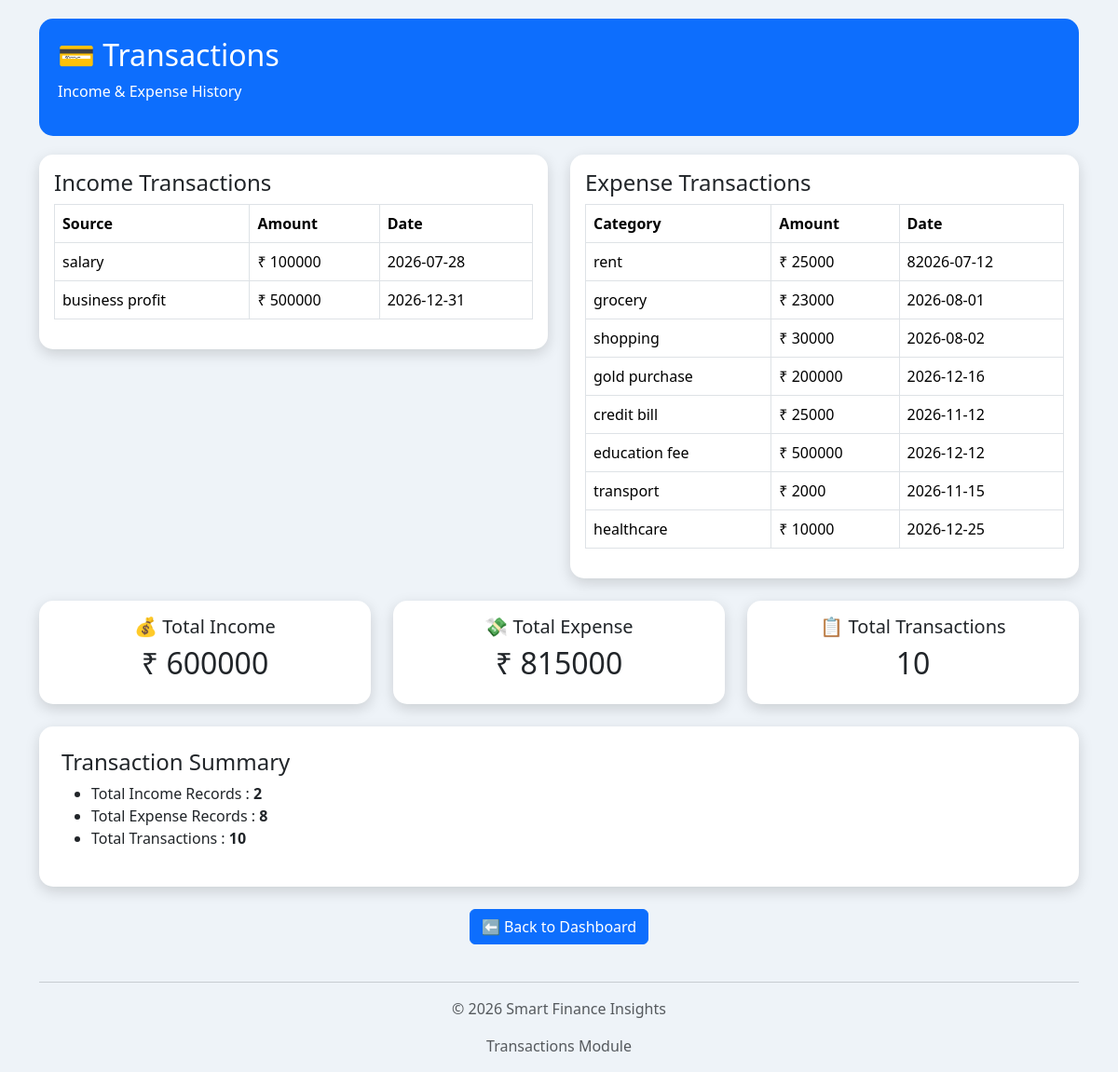
Page /transactions on the committed database.
### app.py (models this page shows)
class Income(db.Model):
    id = db.Column(db.Integer, primary_key=True)
    source = db.Column(db.String(100))
    amount = db.Column(db.Integer)
    date = db.Column(db.String(20))

class Expense(db.Model):
    id = db.Column(db.Integer, primary_key=True)
    category = db.Column(db.String(100))
    amount = db.Column(db.Integer)
    date = db.Column(db.String(20))
    description = db.Column(db.String(200))

### app.py (the view)
@app.route('/transactions')
def transactions():
    incomes = Income.query.all()
    expenses = Expense.query.all()
    return render_template(
        "transactions.html",
        incomes=incomes,
        expenses=expenses
    )

### templates/transactions.html (shortened to what this page needs)
<!DOCTYPE html>
<html>
<head>
<link href="https://cdn.jsdelivr.net/npm/bootstrap@5.3.2/dist/css/bootstrap.min.css" rel="stylesheet">
</head>
<body>
<div class="container">
<div class="header">
<h2>💳 Transactions</h2>
<p>Income & Expense History</p>
</div>
<div class="row">
<div class="col-md-6">
<div class="card p-3">
<h4>Income Transactions</h4>
<table class="table table-bordered">
<tr>
<th>Source</th>
<th>Amount</th>
<th>Date</th>
</tr>
{% for i in incomes %}
<tr>
<td>{{ i.source }}</td>
<td>₹ {{ i.amount }}</td>
<td>{{ i.date }}</td>
</tr>
{% endfor %}
</table>
</div>
</div>
<div class="col-md-6">
<div class="card p-3">
<h4>Expense Transactions</h4>
<table class="table table-bordered">
<tr>
<th>Category</th>
<th>Amount</th>
<th>Date</th>
</tr>
{% for e in expenses %}
<tr>
<td>{{ e.category }}</td>
<td>₹ {{ e.amount }}</td>
<td>{{ e.date }}</td>
</tr>
{% endfor %}
</table>
</div>
</div>
</div>
<br>
<div class="row">
<div class="col-md-4">
<div class="card p-3 text-center">
<h5>💰 Total Income</h5>
<h2>
₹ {{ incomes | sum(attribute='amount') }}
</h2>
</div>
</div>
<div class="col-md-4">
<div class="card p-3 text-center">
<h5>💸 Total Expense</h5>
<h2>
₹ {{ expenses | sum(attribute='amount') }}
</h2>
</div>
</div>
<div class="col-md-4">
<div class="card p-3 text-center">
<h5>📋 Total Transactions</h5>
<h2>
{{ incomes|length + expenses|length }}
</h2>
</div>
</div>
</div>
<br>
<div class="card p-4">
<h4>Transaction Summary</h4>
<ul>
<li>Total Income Records : <b>{{ incomes|length }}</b></li>
<li>Total Expense Records : <b>{{ expenses|length }}</b></li>
<li>Total Transactions : <b>{{ incomes|length + expenses|length }}</b></li>
</ul>
</div>
<br>
<div class="text-center">
<a href="/dashboard" class="btn btn-primary">
⬅ Back to Dashboard
</a>
</div>
<br>
<footer class="text-center text-muted">
<hr>
<p>© 2026 Smart Finance Insights</p>
<p>Transactions Module</p>
</footer>
</div>
</body>
</html>

### templates/transactions.html (style rules this page uses)
body { background:#eef3f8; }
.header { background:#0d6efd; color:white; padding:20px; border-radius:15px; margin:20px 0; }
.card { border:none; border-radius:15px; box-shadow:0 5px 15px rgba(0,0,0,.15); }

### rows in the picture
Income: source "salary", amount "100000", date "2026-07-28"
Income: source "business profit", amount "500000", date "2026-12-31"
Expense: category "rent", amount "25000", date "82026-07-12"
Expense: category "grocery", amount "23000", date "2026-08-01"
Expense: category "shopping", amount "30000", date "2026-08-02"
Expense: category "gold purchase", amount "200000", date "2026-12-16"
Expense: category "credit bill", amount "25000", date "2026-11-12"
Expense: category "education fee", amount "500000", date "2026-12-12"
Expense: category "transport", amount "2000", date "2026-11-15"
Expense: category "healthcare", amount "10000", date "2026-12-25"

### other values in the picture
{{ incomes | sum(attribute='amount') }} "600000"
{{ expenses | sum(attribute='amount') }} "815000"
{{ incomes|length + expenses|length }} "10"
{{ incomes|length }} "2"
{{ expenses|length }} "8"
